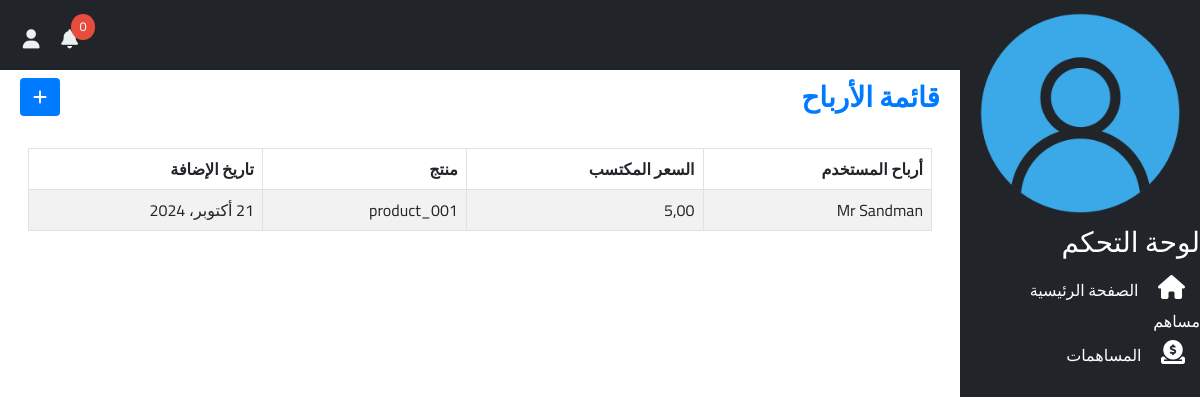
Before: /dashboard/earnings/ (signed in) with the older database file.
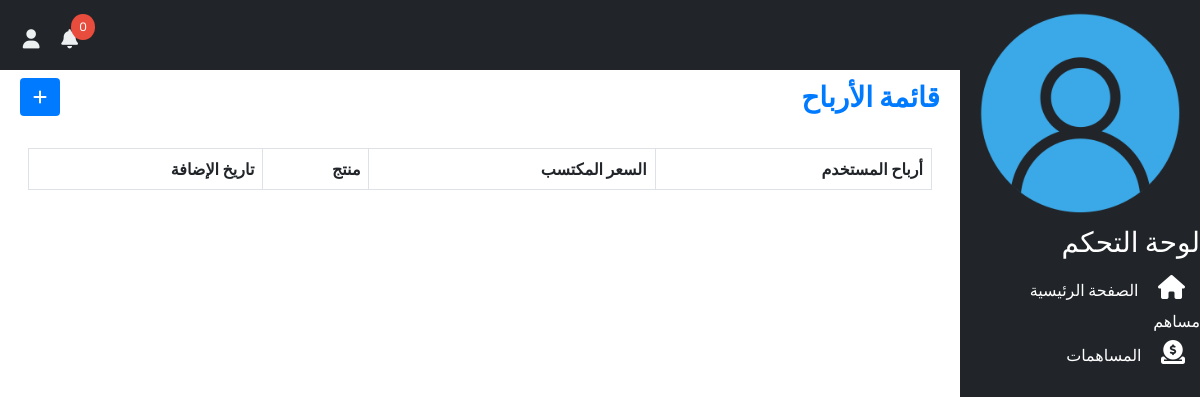
After: the same page with the newer database file.
### dashboard/models.py (models this page shows, shortened)
class Earning(models.Model):
    user        = models.ForeignKey(UserModel, on_delete=models.CASCADE, related_name='earnings', verbose_name=_('User Earnings'))
    earning     = models.DecimalField(max_digits=10, decimal_places=2, verbose_name=_('Earned Price'))
    product     = models.ForeignKey(Product, on_delete=models.CASCADE, related_name='earning', verbose_name=_('Product'))
    date_added  = models.DateField(auto_now_add=True, verbose_name=_('Date Added'))

class Product(models.Model):
    product_id              = models.CharField(verbose_name=_('Product Code'),max_length=120,unique=True)
    product_name            = models.CharField(max_length=100,verbose_name=_('Product Name'))
    product_quantity        = models.IntegerField(verbose_name=_('Product Quantity'))
    remaining_quantity      = models.IntegerField(verbose_name=_('Remaining Quantity'), default=0)
    product_price           = models.DecimalField(max_digits=10, decimal_places=2, verbose_name=_('Price'))
    date_added              = models.DateField(auto_now_add=True)
    def __str__(self):
        return self.product_id

### user_auth/models.py (models this page shows)
class User(AbstractUser):
    username = None  # Remove username field
    phone_number = models.CharField(max_length=10, unique=True, default='')  # New phone number field
    profile_pic = models.ImageField(upload_to='profile_pics/', max_length=1200, blank=True, null=True)
    ACCOUNT_TYPE_CHOICES = [
        ('admin', _('Administrator')),
        ('seller', _('Seller')),
        ('contributor', _('Contributor')),
    ]
    account_type = models.CharField(
        verbose_name=_('Account Type'),
        max_length=12,
        choices=ACCOUNT_TYPE_CHOICES,
    )
    notifications_count = models.IntegerField(default=0)  # Initialize notifications count
    orders_count = models.IntegerField(default=0)  # Initialize orders count
    USERNAME_FIELD = 'phone_number'
    REQUIRED_FIELDS = ['email']  # Optional email field
    objects = UserManager()
    def __str__(self):
        return f'{self.first_name} {self.last_name}'

### dashboard/earning_views.py (the view)
# urls.py: path('earnings/', EarningsList.as_view(), name='earnings_list'),
class EarningsList(UserPassesTestMixin,gv.BaseListView, LoginRequiredMixin):
    model = Earning
    template_name = 'dashboard/list.html'
    create_url = 'dash:create_earning'
    delete_url = 'dash:delete_earning'
    fields = [
        (_('User Earnings'), 'user'),
        (_('Earned Price'), 'earning'),
        (_('Product'), 'product'),
        (_('Date Added'), 'date_added'),
    ]
    names = [_('Earned Price')]
    title = _('Earnings List')
    def get_queryset(self):
        user = self.request.user
        if tests.is_staff(user):
            return self.model.objects.all()
        else:
            return self.model.objects.filter(user=user)
    def test_func(self):
        user = self.request.user
        return tests.is_contributor_or_staff(user)

### dashboard/GenericViews.py (called while the page is built)
    def get_context_data(self, **kwargs):
        context = super().get_context_data(**kwargs)
        context['fields'] = self.fields
        context['title'] = self.title
        context['create_url'] = self.create_url
        context['delete_url'] = self.delete_url
        return context

### dashboard/context_processors.py (called while the page is built)
def user_info(request):
    return {
        'is_staff': request.user.is_staff,
        'is_authenticated': request.user.is_authenticated,
    }

def global_context(request):
    admin = get_user_model().objects.filter(is_superuser=True,is_staff=True).first()
    return {
        'notifications_count': admin.notifications_count,  # Use the stored count
        'orders_count': admin.orders_count,
    }

### dashboard/templatetags/menu_tags.py (called while the page is built)
@register.filter
def get_attr(obj, attr):
    return getattr(obj, attr, None)

### dashboard/tests.py (called while the page is built)
def is_staff(user):
    return user.is_staff

def is_contributor_or_staff(user):
    return user.account_type == 'contributer' or user.is_staff

### user_auth/authentication.py (called while the page is built)
    def get_user(self, user_id):
        try:
            return User.objects.get(pk=user_id)
        except User.DoesNotExist:
            return None

### dashboard/templates/dashboard/list.html (shortened to what this page needs)
{% extends 'dashboard/index.html' %}
{% load static i18n %}
{% load menu_tags %}
{% block extra_css %}
  <link rel="stylesheet" href="https://cdn.datatables.net/1.13.6/css/jquery.dataTables.min.css" />
{% endblock %}
{% block heading %}
  <div class="d-flex align-items-center justify-content-between">
    {{ title }}
    {% if create_url %}
      <a class="btn btn-blue" href="{% url create_url %}"><i class="fas fa-plus"></i></a>
    {% endif %}
  </div>
{% endblock %}
{% block PageContent %}
  <div class="bg-white p-2 m-2">
    <div class="table-responsive">
      <table id="globalDataTable" class="table table-bordered table-striped">
        <thead>
          <tr>
            {% for verbose_name, field_name in fields %}
              <th>
                {% trans verbose_name %}
              </th>
            {% endfor %}
          </tr>
        </thead>
        <tbody>
          {% for item in items %}
            <tr>
              {% for verbose_name, field_name in fields %}
                <td>
                  {% if field_name == 'product_image' %}
                    <img src="{{ item.product_image.url }}" alt="Product Image" class="profile-pic" />
                  {% else %}
                    {{ item|get_attr:field_name }}
                  {% endif %}
                </td>
              {% endfor %}
            </tr>
          {% endfor %}
        </tbody>
      </table>
    </div>
  </div>
{% endblock %}

Changed rows visible on the page:
removed Earning: fields "Mr Sandman" "5,00" "product_001" "21 أكتوبر، 2024"
